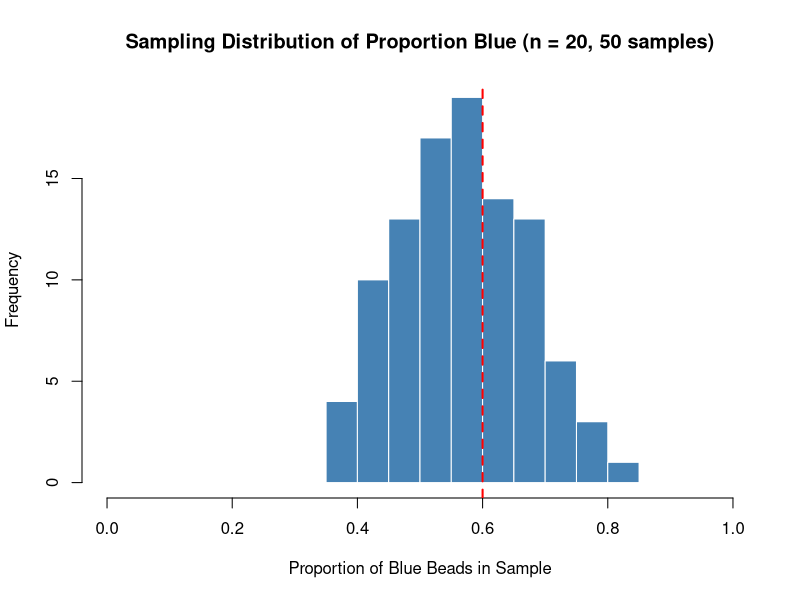
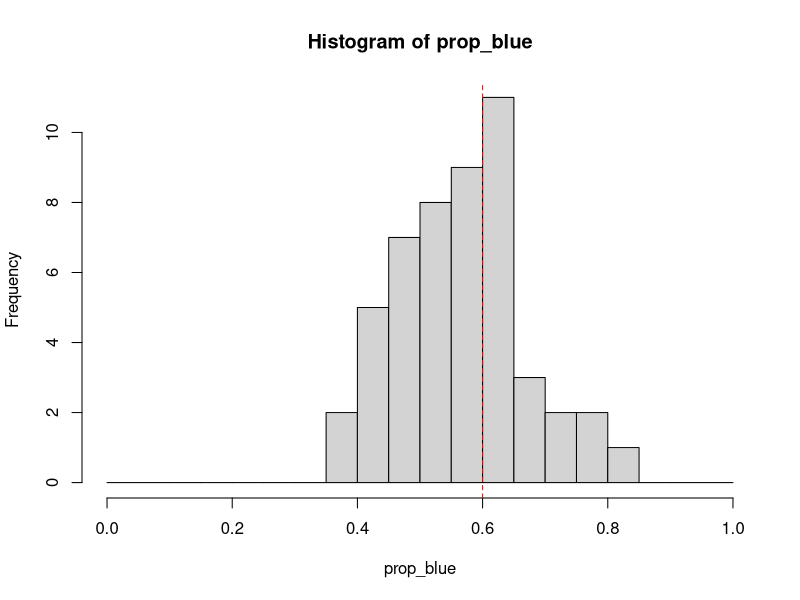

Write R code to recreate these figures, in order.
#Sampling Distribution Beads Activity

#Beads Simulation


#Create population of beads in Jar
pop_size <- 1400

#Create percentage of white and blue beads
possible_beads <- c(rep("Blue", 0.60 * pop_size),
                    rep("White", 0.40 * pop_size))


#Keep randomized sample the same
set.seed(123)

#Randomly Sample 1000 from the population
sampled_beads <- sample(possible_beads, size = 20)

#Find percentage for sample
(sum(sampled_beads == "Blue")/20)

# Create population of beads in Jar
pop_size <- 1400

possible_beads <- c(rep("Blue", 0.60 * pop_size),
                    rep("White", 0.40 * pop_size))

# Sampling settings
set.seed(123)        # for reproducible results
n_samples <- 100
n <- 20

# Draw 50 samples of size 20 and record the proportion of blue beads in each
prop_blue <- replicate(n_samples, {
  scoop <- sample(possible_beads, size = n, replace = FALSE)
  mean(scoop == "Blue")
})

# Look at the results
prop_blue
mean(prop_blue)   # should be close to 0.60
sd(prop_blue)     # standard error estimate

# Histogram of the 50 sample proportions
hist(prop_blue,
     breaks = seq(0, 1, by = 0.05),
     col = "steelblue",
     border = "white",
     main = "Sampling Distribution of Proportion Blue (n = 20, 50 samples)",
     xlab = "Proportion of Blue Beads in Sample",
     ylab = "Frequency")
abline(v = 0.60, col = "red", lwd = 2, lty = 2)   # true population proportion



pop_size <- 1400
possible_beads <- c(rep("Blue", 0.60 * pop_size),
                    rep("White", 0.40 * pop_size))

set.seed(123)
prop_blue <- replicate(50, {
  scoop <- sample(possible_beads, size = 20)
  mean(scoop == "Blue")
})

hist(prop_blue, breaks = seq(0, 1, by = 0.05))
abline(v = 0.60, col = "red", lty = 2)
